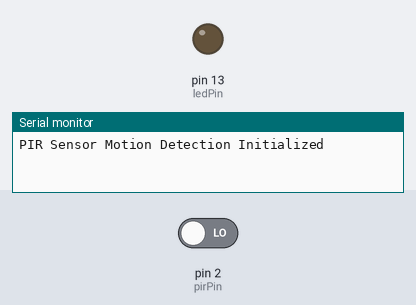
Simulated run of this sketch. Board: Arduino Uno, built with avr-gcc and run on an emulated ATmega328P. Shown: output pins drawn as LEDs (lit = HIGH), the last lines printed to the serial monitor. The test bench sets the inputs (shaded band); at power-on: pin 2 (pirPin) LOW.

Above: at 1.2 s.
1.3 s: pin 2 (pirPin) driven HIGH
At 2.5 s:
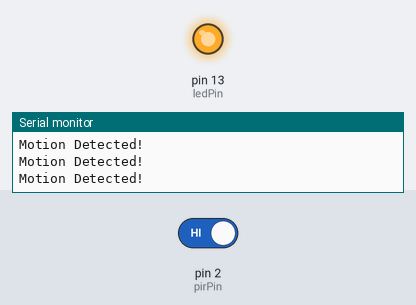
2.8 s: pin 2 (pirPin) driven LOW
At 3.8 s:
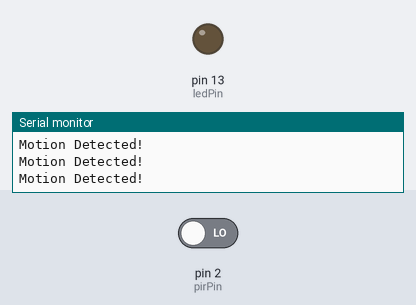
Timing chart, 0 to 5.8 s (numbered marks = the images above; inputs shaded):
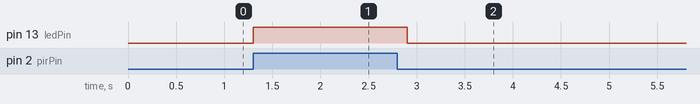

The sketch:

sketchPIRLED_nov29b.ino
```cpp
// Define pins
int pirPin = 2;     // PIR sensor output pin
int ledPin = 13;    // LED pin

void setup() {
  pinMode(pirPin, INPUT);  // Set PIR sensor pin as input
  pinMode(ledPin, OUTPUT); // Set LED pin as output

  // Initialize serial communication (optional for debugging)
  Serial.begin(9600);
  Serial.println("PIR Sensor Motion Detection Initialized");
}

void loop() {
  int motionDetected = digitalRead(pirPin); // Read the PIR sensor

  if (motionDetected == HIGH) { // Motion detected
    Serial.println("Motion Detected!");
    digitalWrite(ledPin, HIGH);  // Turn on the LED
    delay(100);                 // Keep the LED on for 0.5 seconds
  } else {
    digitalWrite(ledPin, LOW);   // Turn off the LED
  }

  delay(100); // Small delay to avoid rapid changes
}
```

Measured:
- after the input at 1.3 s, pin 13 (ledPin): LOW → HIGH at once
- after the input at 2.8 s, pin 13 (ledPin): HIGH → LOW after 0.10 s
